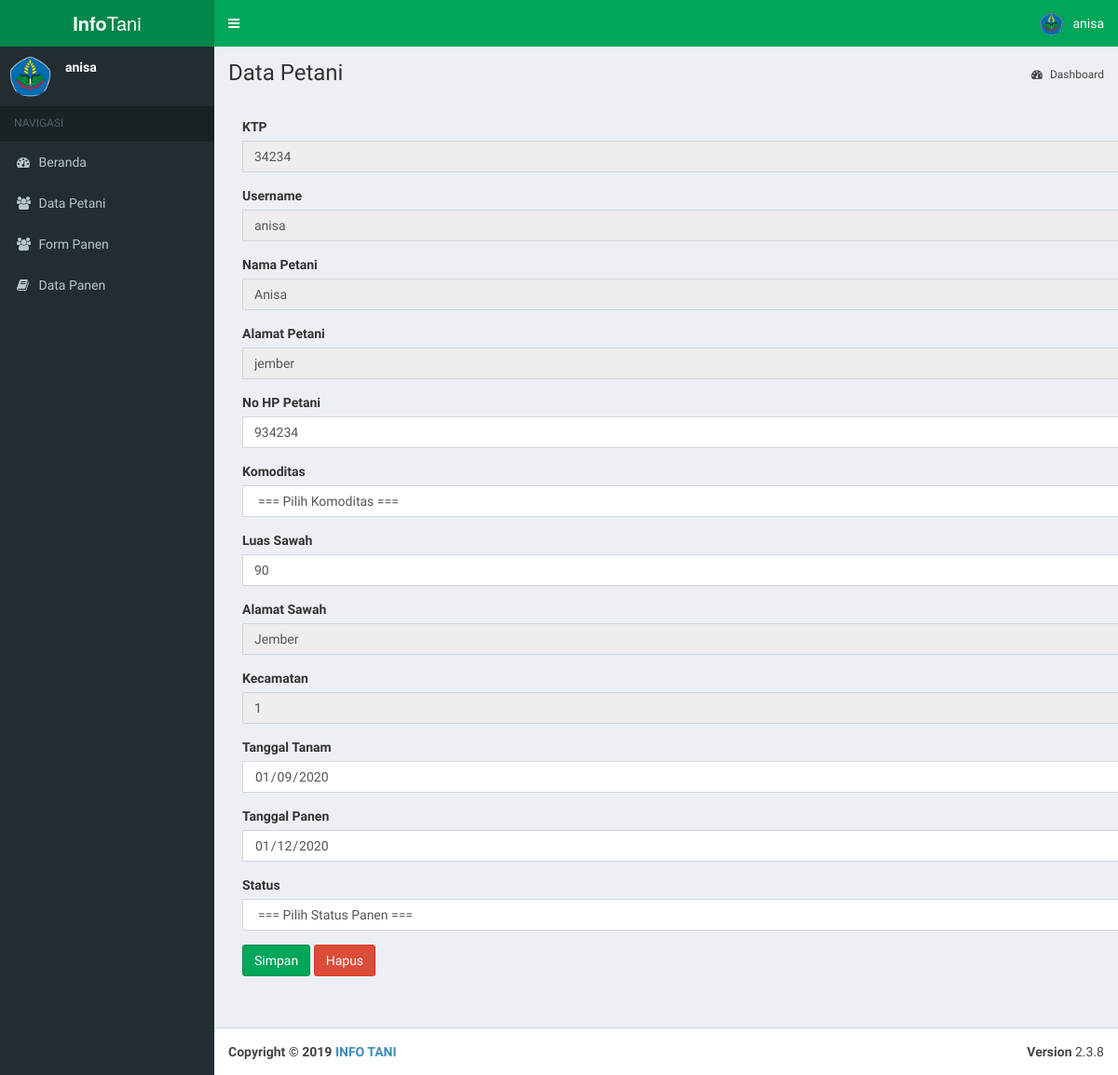
The page /Pages/User/viewpetani.php (signed in) on the database its author committed.
### tables this page shows
CREATE TABLE `user` (
  `ID_USER` int(11) NOT NULL,
  `ID_LEVEL` int(11) DEFAULT NULL,
  `USERNAME` varchar(20) DEFAULT NULL,
  `PASSWORD` varchar(255) DEFAULT NULL,
  `FOTO_USER` varchar(18) DEFAULT NULL
);

CREATE TABLE `petani` (
  `KTP` varchar(16) NOT NULL,
  `ID_KECAMATAN` int(11) DEFAULT NULL,
  `ID_KOMODITAS` int(11) DEFAULT NULL,
  `ID_USER` int(11) DEFAULT NULL,
  `ID_STATUS` int(11) NOT NULL,
  `NAMA_PETANI` varchar(30) DEFAULT NULL,
  `ALAMAT_PETANI` varchar(30) DEFAULT NULL,
  `LUAS_SAWAH` float DEFAULT NULL,
  `ALAMAT_SAWAH` varchar(30) DEFAULT NULL,
  `TANAM` date DEFAULT NULL,
  `PANEN` date DEFAULT NULL,
  `NO_HP` varchar(15) DEFAULT NULL
);

### controller/session.php (called while the page is built, shortened)
<?php
include "./koneksi.php";
$user_check=$_SESSION['USERNAME'];
$sql = "select * from user where USERNAME='$user_check'" ;
$ses_sql=mysqli_query($koneksi,$sql);
$row = mysqli_fetch_assoc($ses_sql);
$login_session =$row['ID_USER'];
$gambar = $row['FOTO_USER'];
?>

### Pages/User/viewpetani.php (the view, shortened to what this page needs)
<!DOCTYPE html>
<html>
<?php
        include "../_partials/head.php";
?>
<body class="hold-transition skin-green sidebar-mini">
<div class="wrapper">
    <?php
            include "../_partials/headeruser.php";
    ?>
  <aside class="main-sidebar">
    <?php
        include "../_partials/sidebaruser.php";
    ?>
  </aside>
  <div class="content-wrapper">
    <section class="content-header">
      <h1>
        Data Petani
      </h1>
      <ol class="breadcrumb">
        <li><a href="index.php"><i class="fa fa-dashboard"></i> Dashboard</a></li>
      </ol>
    </section>
    <section class="content">
        <div class="container">
            <br>
                <?php
                require_once "../../controller/koneksi.php";
                $iduserpetani = $_SESSION['ID_USER'];
                $cekdata = "select KTP from petani where petani.id_user='$iduserpetani'";
                $querydata = mysqli_query($koneksi, $cekdata);
                $hasilcekdata=mysqli_fetch_array($querydata);
                if($hasilcekdata==0) {
                  ?>
                  <form method="post" action="../../controller/user/controllerpetani.php">
                        <?php
                        $query = mysqli_query($koneksi, "SELECT username, id_user FROM user WHERE id_user='$login_session'");
                        while ($data = mysqli_fetch_array($query)) {?>
                      <input type="hidden" name="iduser" value="<?php echo $data['id_user']?>">
                    <div class="form-group">
                      <label>KTP</label>
                      <input type="text" class="form-control" name="KTP" placeholder="Masukkan KTP" required onkeypress="return hanyaAngka(event)">
                    </div>
                    <div class="form-group">
                      <label>Username</label>
                      <input type="text" class="form-control" name="username" value="<?php echo $data['username']?>" required readonly>
                    </div>
                    <div class="form-group">
                      <label>Nama Petani</label>
                      <input type="text" class="form-control" name="namapetani" placeholder="Masukkan Nama Petani" required onkeypress="return hanyaTulisan(event)">
                    </div>
                    <div class="form-group">
                      <label>Alamat Petani</label>
                      <input type="text" class="form-control" name="alamatpetani" placeholder="Masukkan alamat Desa" required>
                    </div>
                    <div class="form-group">
                      <label>No HP Petani</label>
                      <input type="text" class="form-control" name="nohp" placeholder="Masukkan No hp" onkeypress="return hanyaAngka(event)" required>
                    </div>
                    <div class="form-group">
                      <label>Komoditas</label>
                      <?php
                          $query = "select * from komoditas";
                          $resultkomoditas = mysqli_query($koneksi, $query);
                          echo "<select name='idkomoditas' class='form-control' onchange='changeValue(this.value)' required>";
                          echo "<option value='' selected>=== Pilih Komoditas ===</option>";
                              while($row2=mysqli_fetch_array($resultkomoditas))
                              {
                                  echo "<option value=$row2[0]>$row2[1]</option>";
                              }
                         echo "</select>";
                      ?>
                          </div>
                    <div class="form-group">
                      <label>Luas Sawah</label>
                      <input type="text" class="form-control" name="luassawah" placeholder="Masukkan Luas Sawah" required onkeypress="return hanyaAngka(event)">
                    </div>
                    <div class="form-group">
                      <label>Alamat Sawah</label>
                      <input type="text" class="form-control" name="alamatsawah" placeholder="Masukkan Alamat Sawah" required>
                    </div>
                    <div class="form-group">
                      <label>Kecamatan</label>
                      <?php
                                  $query = "select * from kecamatan";
                                  $resultkecamatan = mysqli_query($koneksi, $query);
                                  echo "<select name='idkecamatan' class='form-control' onchange='changeValue(this.value)' required>";
                                  echo "<option value='' selected>=== Pilih Kecamatan ===</option>";
                                      while($row2=mysqli_fetch_array($resultkecamatan))
                                      {
                                          echo "<option value=$row2[0]>$row2[2]</option>";
                                      }
                                 echo "</select>";
                             ?>
                          </div>
                    <div class="form-group">
                      <label>Tanggal Tanam</label>
                      <input type="date" class="form-control" name="tgltanam" placeholder="Masukkan tanggal tanam" required>
                    </div>
                    <div class="form-group">
                      <label>Tanggal Panen</label>
                      <input type="date" class="form-control" name="tglpanen" placeholder="Masukkan tanggal panen" required>
                    </div>
                     <div class="form-group">
                      <label>Status</label>
                     <?php
                                  $query = "select * from status";
                                  $resultstatus = mysqli_query($koneksi, $query);
                                  echo "<select name='idstatus' class='form-control' onchange='changeValue(this.value)' required>";
                                  echo "<option value='' selected>=== Pilih Status Panen ===</option>";
                                      while($row2=mysqli_fetch_array($resultstatus))
                                      {
                                          echo "<option value=$row2[0]>$row2[1]</option>";
                                      }
                                 echo "</select>";
                             ?>
                    </div>
              <input type="submit" name="simpan" class="btn btn-success" value="Simpan">
              <input type="reset" name="reset" class="btn btn-danger" value="Hapus">
            </form>
            <?php }} else {
                  ?>
                  <form method="post" action="../../controller/user/controllerpetani.php" enctype="multipart/form-data">
                  <?php
                    require_once "../../controller/koneksi.php";
                        ?>
                        <?php
                    $query1 = mysqli_query($koneksi, "SELECT petani.KTP as ktp, user.username as username, petani.ID_KECAMATAN, kecamatan.NAMA_KECAMATAN as kecamatan, petani.ID_KOMODITAS, komoditas.NAMA_KOMODITAS as komoditas, petani.ID_USER, user.USERNAME, petani.ID_STATUS, status.STATUS, petani.NAMA_PETANI, petani.ALAMAT_PETANI, petani.LUAS_SAWAH, petani.ALAMAT_SAWAH, petani.TANAM, petani.PANEN, petani.NO_HP FROM komoditas, kecamatan, petani, user, status, panen WHERE komoditas.ID_KOMODITAS=petani.ID_KOMODITAS AND kecamatan.ID_KECAMATAN=petani.ID_KECAMATAN AND status.ID_STATUS=petani.ID_STATUS and user.ID_USER=petani.ID_USER and petani.ktp=panen.ktp and petani.id_user=$login_session and petani.id_status=1 GROUP BY petani.KTP");
                    while ($data = mysqli_fetch_array($query1)) {?>
                      <div class="form-group">
                        <label>KTP</label>
                        <input type="text" class="form-control" name="KTP" value="<?php echo $data['ktp']?>"  required onkeypress="return hanyaAngka(event)" readonly>
                      </div>
                      <div class="form-group">
                        <label>Username</label>
                        <input type="text" class="form-control" name="username" value="<?php echo $data['username']?>"  required onkeypress="return hanyaAngka(event)" readonly>
                      </div>
                      <div class="form-group">
                        <label>Nama Petani</label>
                        <input type="text" class="form-control" name="namapetani" value="<?php echo $data['NAMA_PETANI']?>"  required onkeypress="return hanyaTulisan(event)" readonly>
                      </div>
                      <div class="form-group">
                        <label>Alamat Petani</label>
                        <input type="text" class="form-control" name="alamatpetani" value="<?php echo $data['ALAMAT_PETANI']?>"  required readonly>
                      </div>
                      <div class="form-group">
                        <label>No HP Petani</label>
                        <input type="text" class="form-control" name="nohp" value="<?php echo $data['NO_HP']?>"  required>
                      </div>
                      <div class="form-group">
                        <label>Komoditas</label>
                        <?php
                                    echo "<select name='idkomoditas' class='form-control' onchange='changeValue(this.value)' required>";
                                    echo "<option value='' selected>=== Pilih Komoditas ===</option>";
                                   echo "</select>";
                               ?>
                            </div>
                      <div class="form-group">
                        <label>Luas Sawah</label>
                        <input type="text" class="form-control" name="luassawah" value="<?php echo $data['LUAS_SAWAH']?>"  required onkeypress="return hanyaAngka(event)">
                      </div>
                      <div class="form-group">
                        <label>Alamat Sawah</label>
                        <input type="text" class="form-control" name="alamatsawah" value="<?php echo $data['ALAMAT_SAWAH']?>"  required readonly>
                      </div>
                      <div class="form-group">
                        <label>Kecamatan</label>
                        <input type="text" class="form-control" name="idkecamatan" value="<?php echo $data['ID_KECAMATAN']?>"  required readonly>
                      </div>
                      <div class="form-group">
                        <label>Tanggal Tanam</label>
                        <input type="date" class="form-control" name="tgltanam" value="<?php echo $data['TANAM']?>"  required>
                      </div>
                      <div class="form-group">
                        <label>Tanggal Panen</label>
                        <input type="date" class="form-control" name="tglpanen" value="<?php echo $data['PANEN']?>"  required>
                      </div>
                      <div class="form-group">
                        <label>Status</label>
                       <?php
                                    echo "<select name='idstatus' class='form-control' onchange='changeValue(this.value)' required>";
                                    echo "<option value='' selected>=== Pilih Status Panen ===</option>";
                                   echo "</select>";
                               ?>
                      </div>
                      <input type="submit" name="ubah" class="btn btn-success" value="Simpan">
                      <input type="reset" name="reset" class="btn btn-danger" value="Hapus">
                  </form>
                    <?php
                }
              } ?>
        </div>
    </section>
    <br><br>
    </div>
  <?php
        include "../_partials/footer.php";
  ?>
</div>
</body>
</html>

### Pages/_partials/headeruser.php (shortened to what this page needs)
<?php
    require_once "../../controller/koneksi.php";
    include "../../controller/session.php";
      ?>
<header class="main-header">
  <a href="../frontend/index.php" class="logo">
    <span class="logo-lg"><b>Info</b>Tani</span>
  </a>
  <nav class="navbar navbar-static-top">
    <a href="#" class="sidebar-toggle" data-toggle="offcanvas" role="button">
    </a>
    <div class="navbar-custom-menu">
      <ul class="nav navbar-nav">
        <li class="dropdown user user-menu">
          <a href="#" class="dropdown-toggle" data-toggle="dropdown">
            <img src="../../img/user/<?php echo $gambar;?>" class="user-image" alt="User Image">
            <span class="hidden-xs"><?php echo $_SESSION['USERNAME'] ?></span>
          </a>
        </li>
      </ul>
    </div>
  </nav>
</header>

### Pages/_partials/sidebaruser.php (shortened to what this page needs)
<section class="sidebar">
  <div class="user-panel">
    <div class="pull-left image">
      <img src="../../img/user/<?php echo $gambar;?>" class="img-circle" alt="User Image">
    </div>
    <div class="pull-left info">
      <p><?php echo $_SESSION['USERNAME'] ?></p>
    </div>
  </div>
  <ul class="sidebar-menu">
    <li class="header">NAVIGASI</li>
    <li class="treeview">
      <a href="./index.php">
        <i class="fa fa-dashboard"></i> <span>Beranda</span>
      </a>
    </li>
    <li class="treeview">
      <a href="./viewpetani.php">
        <i class="fa fa-users"></i> <span>Data Petani</span>
      </a>
    </li>
    <li class="treeview">
      <a href="./tambahpanen.php">
        <i class="fa fa-users"></i> <span>Form Panen</span>
      </a>
    </li>
    <li><a href="../user/laporan_panen.php"><i class="fa fa-book"></i> <span>Data Panen </span></a></li>
  </ul>
  </section>

### rows shown on the page
user: FOTO_USER (picture)
petani: KTP "34234", username "anisa", namapetani "Anisa", alamatpetani "jember", nohp "934234", luassawah "90", alamatsawah "Jember", idkecamatan "1", tgltanam "01/09/2020", tglpanen "01/12/2020"

### other values the page prints
$_SESSION['USERNAME'] "anisa"
